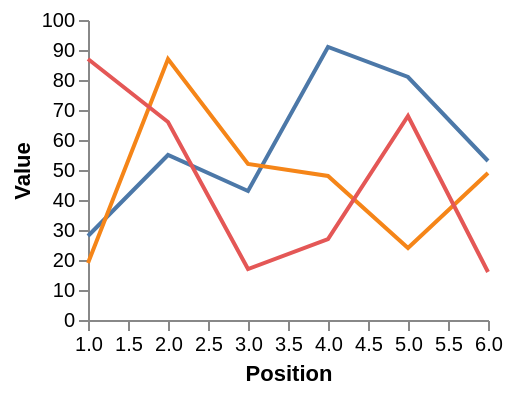

The Vega-Lite source for this figure:
### Vega specification from a JSON file in a GitHub repository (floating-point values rounded to 4 significant figures)
{"$schema": "https://vega.github.io/schema/vega/v3.0.json", "width": 200, "height": 150, "padding": 5, "data": [{"name": "table", "values": [{"index": 1, "value": 28, "position": 1, "category": "A"}, {"index": 2, "value": 55, "position": 2, "category": "A"}, {"index": 3, "value": 43, "position": 3, "category": "A"}, {"index": 4, "value": 91, "position": 4, "category": "A"}, {"index": 5, "value": 81, "position": 5, "category": "A"}, {"index": 6, "value": 53, "position": 6, "category": "A"}, {"index": 7, "value": 19, "position": 1, "category": "B"}, {"index": 8, "value": 87, "position": 2, "category": "B"}, {"index": 9, "value": 52, "position": 3, "category": "B"}, {"index": 10, "value": 48, "position": 4, "category": "B"}, {"index": 11, "value": 24, "position": 5, "category": "B"}, {"index": 12, "value": 49, "position": 6, "category": "B"}, {"index": 13, "value": 87, "position": 1, "category": "C"}, {"index": 14, "value": 66, "position": 2, "category": "C"}, {"index": 15, "value": 17, "position": 3, "category": "C"}, {"index": 16, "value": 27, "position": 4, "category": "C"}, {"index": 17, "value": 68, "position": 5, "category": "C"}, {"index": 18, "value": 16, "position": 6, "category": "C"}]}], "scales": [{"name": "scalePosition", "type": "linear", "range": "width", "domain": {"data": "table", "field": "position"}, "zero": false}, {"name": "scaleValue", "type": "linear", "range": "height", "domain": {"data": "table", "field": "value"}, "zero": true, "nice": true}, {"name": "colorCategory", "type": "ordinal", "range": "category", "domain": {"data": "table", "field": "category"}}], "axes": [{"orient": "left", "scale": "scaleValue", "title": "Value"}, {"orient": "bottom", "scale": "scalePosition", "title": "Position"}], "marks": [{"type": "group", "from": {"facet": {"name": "series", "groupby": "category", "data": "table"}}, "marks": [{"type": "line", "from": {"data": "series"}, "encode": {"enter": {"x": {"scale": "scalePosition", "field": "position"}, "y": {"scale": "scaleValue", "field": "value"}, "stroke": {"scale": "colorCategory", "field": "category"}}}}]}]}
